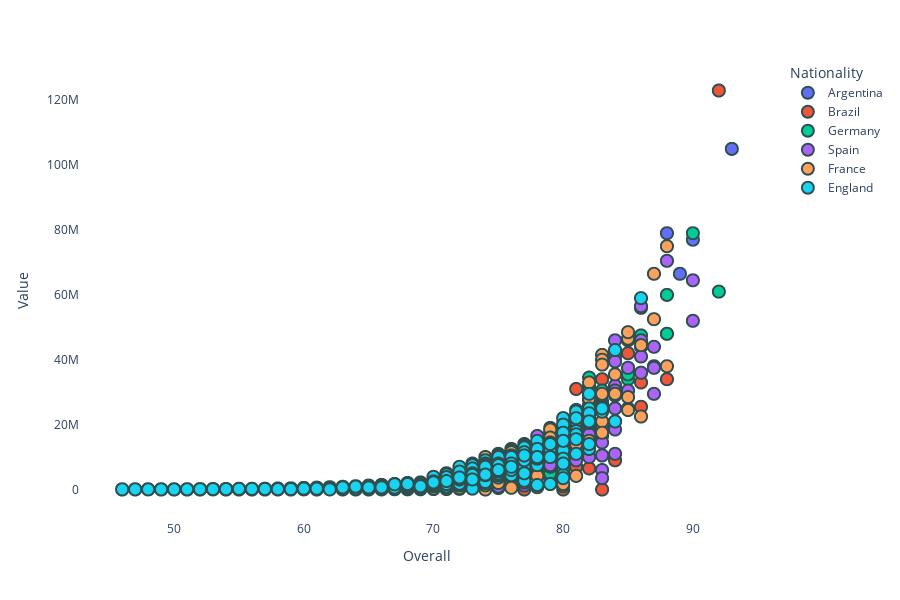

Write notebook code for a chart like this one.
### Markdown cell above
(8.3) How player Value corresponds to Overall stat in the top 6 countries with the most FIFA 18 players

### Code cell
# Create temporary DataFrame
df = player_clean_df.loc[player_clean_df['Nationality'].isin(['England', 'Germany', 'Spain', 'France', 'Argentina', 'Brazil'])]

# Plot scatter plot
fig = px.scatter(df, x="Overall", y="Value", color="Nationality", size='Wage', height=600, color_continuous_scale = "darkmint")
fig.update_traces(marker=dict(size=12, line=dict(width=2, color='DarkSlateGrey')), selector=dict(mode='markers'))
fig.update_layout(plot_bgcolor='#fff')
fig.show()

### Figure 1 — Plotly figure (JSON) as saved in the notebook; plotly's stock layout.template omitted (floating-point values rounded to 4 significant figures; data arrays with more than 128 entries replaced by an {"elided": "..."} marker saying what was removed)
{"data": [{"hovertemplate": "Nationality=Argentina<br>Overall=%{x}<br>Value=%{y}<br>Wage=%{marker.size}<extra></extra>", "legendgroup": "Argentina", "marker": {"color": "#636efa", "line": {"color": "DarkSlateGrey", "width": 2}, "size": 12, "sizemode": "area", "sizeref": 1412.0, "symbol": "circle"}, "mode": "markers", "name": "Argentina", "showlegend": true, "type": "scattergl", "x": {"elided": "961 int values"}, "xaxis": "x", "y": {"elided": "961 int values"}, "yaxis": "y"}, {"hovertemplate": "Nationality=Brazil<br>Overall=%{x}<br>Value=%{y}<br>Wage=%{marker.size}<extra></extra>", "legendgroup": "Brazil", "marker": {"color": "#EF553B", "line": {"color": "DarkSlateGrey", "width": 2}, "size": 12, "sizemode": "area", "sizeref": 1412.0, "symbol": "circle"}, "mode": "markers", "name": "Brazil", "showlegend": true, "type": "scattergl", "x": {"elided": "809 int values"}, "xaxis": "x", "y": {"elided": "809 int values"}, "yaxis": "y"}, {"hovertemplate": "Nationality=Germany<br>Overall=%{x}<br>Value=%{y}<br>Wage=%{marker.size}<extra></extra>", "legendgroup": "Germany", "marker": {"color": "#00cc96", "line": {"color": "DarkSlateGrey", "width": 2}, "size": 12, "sizemode": "area", "sizeref": 1412.0, "symbol": "circle"}, "mode": "markers", "name": "Germany", "showlegend": true, "type": "scattergl", "x": {"elided": "1135 int values"}, "xaxis": "x", "y": {"elided": "1135 int values"}, "yaxis": "y"}, {"hovertemplate": "Nationality=Spain<br>Overall=%{x}<br>Value=%{y}<br>Wage=%{marker.size}<extra></extra>", "legendgroup": "Spain", "marker": {"color": "#ab63fa", "line": {"color": "DarkSlateGrey", "width": 2}, "size": 12, "sizemode": "area", "sizeref": 1412.0, "symbol": "circle"}, "mode": "markers", "name": "Spain", "showlegend": true, "type": "scattergl", "x": {"elided": "1009 int values"}, "xaxis": "x", "y": {"elided": "1009 int values"}, "yaxis": "y"}, {"hovertemplate": "Nationality=France<br>Overall=%{x}<br>Value=%{y}<br>Wage=%{marker.size}<extra></extra>", "legendgroup": "France", "marker": {"color": "#FFA15A", "line": {"color": "DarkSlateGrey", "width": 2}, "size": 12, "sizemode": "area", "sizeref": 1412.0, "symbol": "circle"}, "mode": "markers", "name": "France", "showlegend": true, "type": "scattergl", "x": {"elided": "973 int values"}, "xaxis": "x", "y": {"elided": "973 int values"}, "yaxis": "y"}, {"hovertemplate": "Nationality=England<br>Overall=%{x}<br>Value=%{y}<br>Wage=%{marker.size}<extra></extra>", "legendgroup": "England", "marker": {"color": "#19d3f3", "line": {"color": "DarkSlateGrey", "width": 2}, "size": 12, "sizemode": "area", "sizeref": 1412.0, "symbol": "circle"}, "mode": "markers", "name": "England", "showlegend": true, "type": "scattergl", "x": {"elided": "1629 int values"}, "xaxis": "x", "y": {"elided": "1629 int values"}, "yaxis": "y"}], "layout": {"height": 600, "legend": {"itemsizing": "constant", "title": {"text": "Nationality"}, "tracegroupgap": 0}, "margin": {"t": 60}, "plot_bgcolor": "#fff", "xaxis": {"anchor": "y", "domain": [0, 1], "title": {"text": "Overall"}}, "yaxis": {"anchor": "x", "domain": [0, 1], "title": {"text": "Value"}}}}
